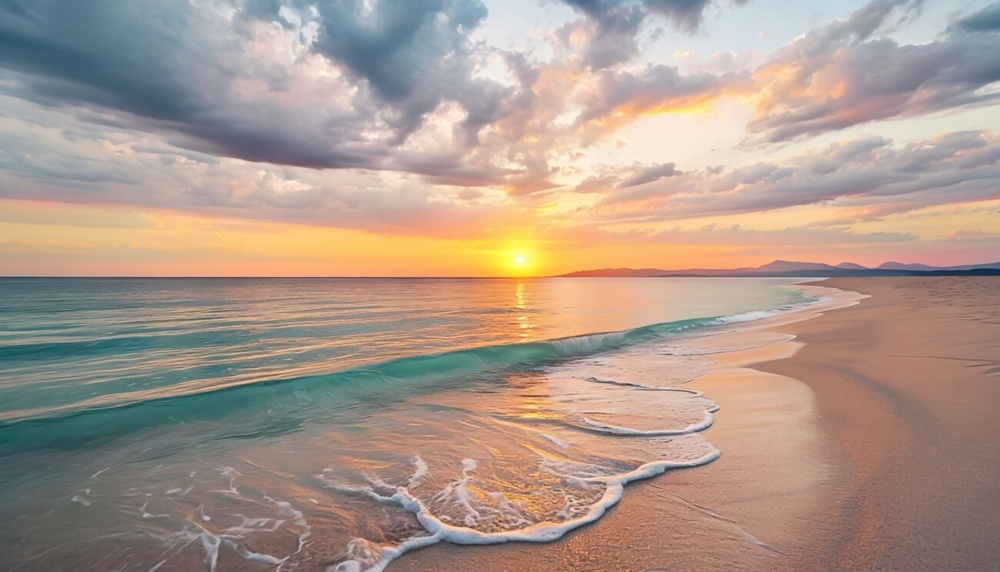
#> input picture zadania_23.03.2025/plaza.jpg, 1000 x 572 px, shrunk from 1300 x 743 before the run
$ python zadanie3.py
#> lines starting #> are read from the running program, lines starting #| are printed output that depends on the picture
import cv2

image = cv2.imread("plaza.jpg")
#> image is the input picture: shape (572, 1000, 3); mean B, G, R 140.5, 152.5, 171.6

(h, w) = image.shape[:2]
#> h = 572; w = 1000

cv2.imshow("Oryginal", image)

M = cv2.getRotationMatrix2D((0,0), 45, 1.0)

rotated = cv2.warpAffine(image, M, (w,h))
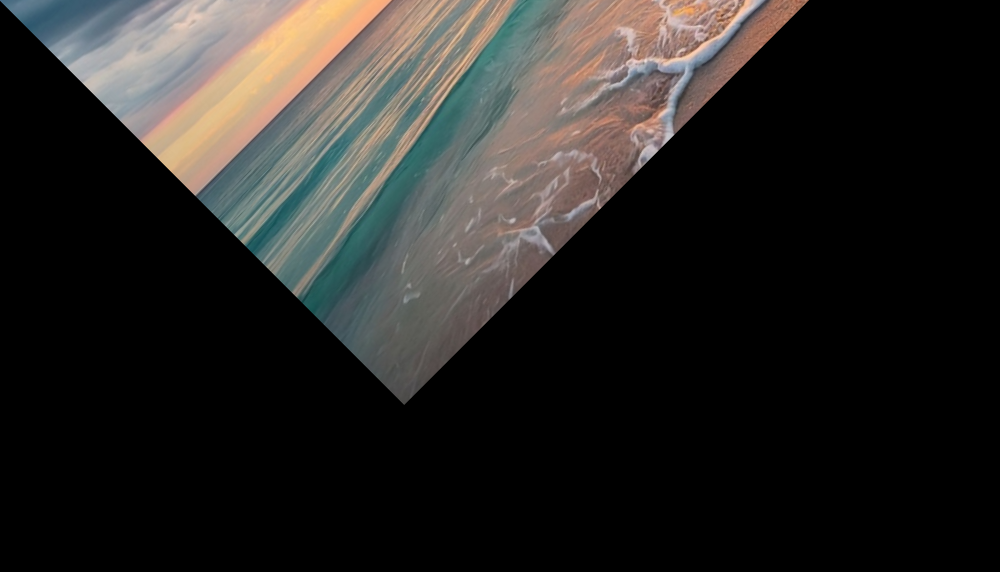
#> rotated: shape (572, 1000, 3); mean B, G, R 35.1, 37.3, 39.1
cv2.imshow("Rotated by 30 Degrees", rotated)

cv2.waitKey(0)
